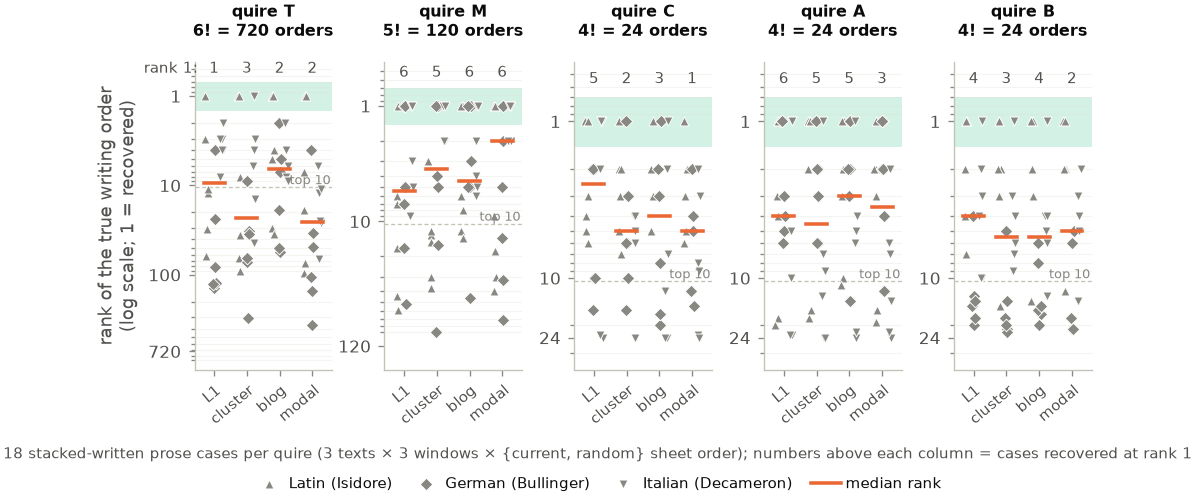

Generate this figure with Python:
"""fig_seriation_power: can the seriation metrics recover a known writing order?

Known prose (Isidore, Bullinger, Decameron; three
windows each) written onto each quire's page slots in the current or a random stacked
sheet order (18 cases per quire), then scored: rank of the true writing order among all
S! stacked candidates, per metric.  Nested-written control (9 cases): which stacked
order does text written as bound prefer?  Source: quire_order_burst_{T,M,C,A,B}.json
['controls'] (docs/doubleton_gaps.md §13-15).
"""
import json
import numpy as np
from style import *  # noqa

QUIRES = ["T", "M", "C", "A", "B"]
NCAND = {"T": 720, "M": 120, "C": 24, "A": 24, "B": 24}
NSHEETS = {"T": 6, "M": 5, "C": 4, "A": 4, "B": 4}
TOKENS = {"T": "10,673", "M": "6,911", "C": "1,401", "A": "1,495", "B": "1,019"}
METRICS = ["L1", "burst", "blog", "modal"]  # JSON keys
LABELS = ["L1", "cluster", "blog", "modal"]  # display names
LANG = {"la": ("Latin (Isidore)", MARK_LANG["la"]), "de": ("German (Bullinger)", MARK_LANG["de"]),
        "it": ("Italian (Decameron)", MARK_LANG["it"])}

fig, axes = plt.subplots(1, 5, figsize=(W_FULL, 3.2), sharey=False,
                         gridspec_kw=dict(wspace=0.38, left=0.1, right=0.99, top=0.87, bottom=0.27))
rng = np.random.default_rng(0)
NESTED_NOTE = []
for ax, Q in zip(axes, QUIRES):
    d = json.load(open(f"../data/quire_order_burst_{Q}.json"))["controls"]
    N = NCAND[Q]
    cur = "".join(str(s + 1) for s in range(NSHEETS[Q]))
    ax.axhspan(0.7, 1.45, color=C_STACKED_WASH, lw=0, zorder=0)
    ax.axhline(10.5, color=AXIS, lw=0.6, ls=(0, (3, 2)), zorder=1)
    for mi, m in enumerate(METRICS):
        ranks = {}
        for key, v in d.items():
            if key == "summary" or not key.endswith(("stacked_cur", "stacked_rand")):
                continue
            lang = key[:2]
            ranks.setdefault(lang, []).append(v[m]["rank"])
        for li, (lang, rr) in enumerate(ranks.items()):
            x = mi + (li - 1) * 0.22 + rng.uniform(-0.05, 0.05, len(rr))
            ax.scatter(x, rr, marker=LANG[lang][1], s=16, color=C_KNOWN, edgecolor="white",
                       linewidth=0.4, zorder=3, label=LANG[lang][0] if Q == "T" and mi == 0 else None)
        allr = np.array(sum(ranks.values(), []))
        med = np.median(allr)
        ax.plot([mi - 0.32, mi + 0.32], [med, med], color=C_ACCENT, lw=1.6, zorder=4,
                label="median rank" if Q == "T" and mi == 0 else None)
        # rank-1 count (top of the panel; y axis is inverted so small y is up)
        ax.text(mi, 0.6, f"{(allr == 1).sum()}", ha="center", va="bottom", fontsize=6.8, color=INK2)
    # nested-written control (L1): does text written as bound prefer the bound order?
    bs = [v["L1"]["best_stacked"] for k, v in d.items() if k.endswith("nested")]
    exact = sum(b == cur for b in bs)
    kendall = lambda b: sum(1 for i in range(len(b)) for j in range(i + 1, len(b)) if b[i] > b[j])  # inversions vs 1..S
    near = sum(kendall(b) <= 3 for b in bs)
    S = NSHEETS[Q]
    outer_inner = sum(abs(b.index("1") - b.index(str(S))) == 1 for b in bs)  # outermost next to innermost
    NESTED_NOTE.append((Q, exact, near, outer_inner, len(bs)))
    ax.set_yscale("log")
    ax.set_ylim(N * 1.6, 0.42)
    ax.set_yticks([1, 10, 100, 720] if N == 720 else ([1, 10, 120] if N == 120 else [1, 10, 24]))
    ax.set_yticklabels([str(t) for t in ax.get_yticks()])
    ax.set_xticks(range(4))
    ax.set_xticklabels(LABELS, fontsize=6.8, rotation=40, ha="right", rotation_mode="anchor")
    ax.set_xlim(-0.6, 3.6)
    ax.set_title(f"quire {Q}\n{NSHEETS[Q]}! = {N} orders", fontsize=7.2, pad=12)
    if Q == "T":
        ax.text(-0.5, 0.6, "rank 1:", ha="right", va="bottom", fontsize=6.8, color=INK2, clip_on=False)
    ax.text(3.55, 10.5, "top 10", ha="right", va="bottom", fontsize=6.0, color=MUTED)
    ax.grid(axis="y", which="major")
    ax.grid(axis="y", which="minor", alpha=0.35)
    if Q == "T":
        ax.set_ylabel("rank of the true writing order\n(log scale; 1 = recovered)")
h, l = axes[0].get_legend_handles_labels()
fig.legend(h, l, loc="lower center", bbox_to_anchor=(0.5, 0.005), ncol=4, fontsize=6.8,
           handletextpad=0.3, columnspacing=1.2, frameon=False)
note = ("18 stacked-written prose cases per quire (3 texts × 3 windows × {current, random} sheet order); "
        "numbers above each column = cases recovered at rank 1")
print("as-bound control (exact / <=3 inversions / 1-next-to-S):", NESTED_NOTE)
fig.text(0.5, 0.09, note, ha="center", fontsize=6.6, color=INK2, va="bottom")
save(fig, "fig_seriation_power")
print("ok")
